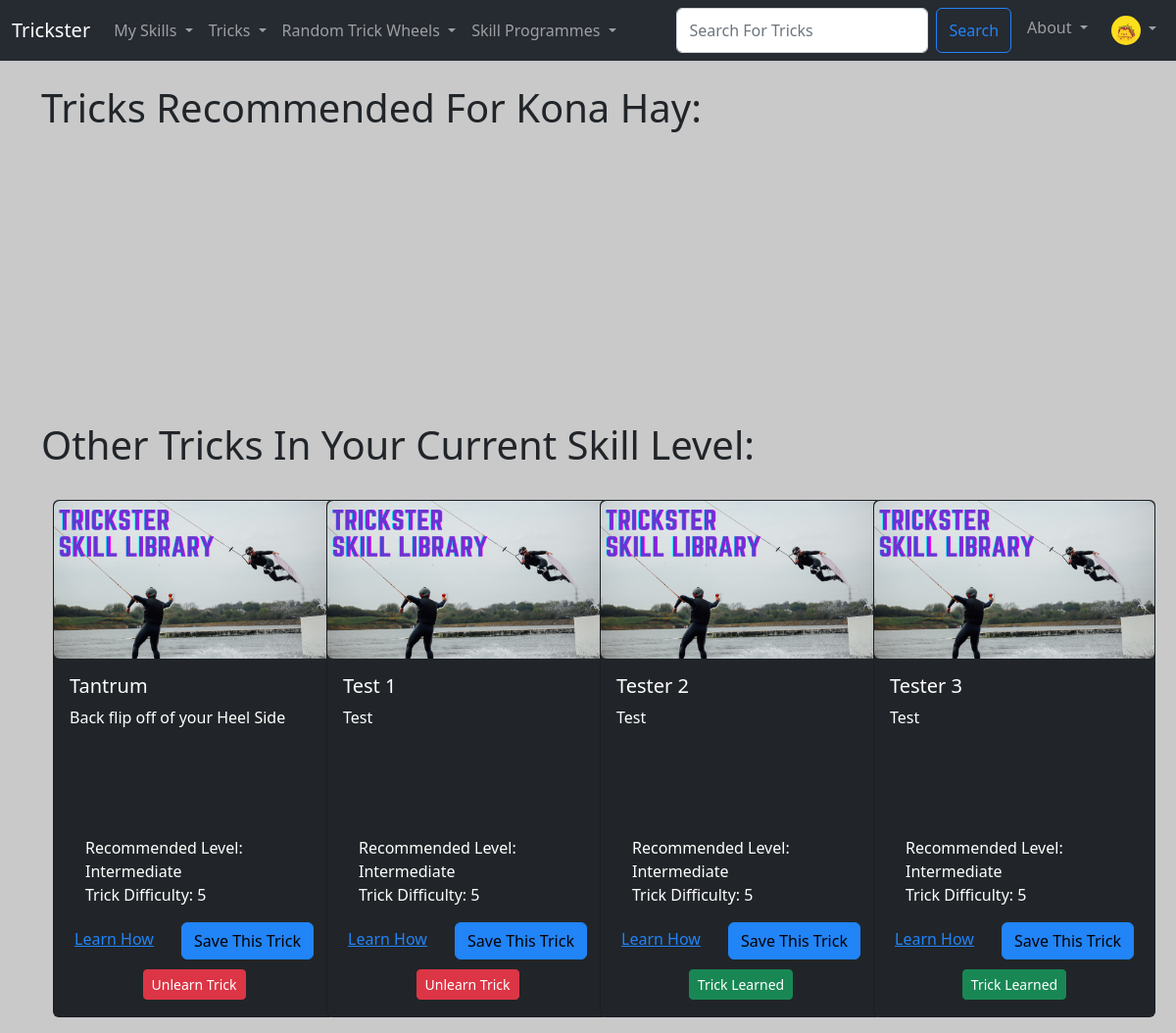
The page /recommend_trick/1 (signed in) on the database its author committed.
### Users/models.py (models this page shows, shortened)
class Trickster_User(AbstractBaseUser, PermissionsMixin):
  UserID = models.AutoField(primary_key=True)
  Email = models.EmailField(('Email Address'), unique=True)
  Username = models.CharField(('Username'),max_length=25, unique=True)
  FirstName = models.CharField(('First Name'),max_length=25)
  LastName = models.CharField(('Last Name'),max_length=25)
  DateOfJoining = models.DateField(default=timezone.now)
  is_staff = models.BooleanField(default=False)
  is_active = models.BooleanField(default=True)
  objects = CustomUserManager()
  USERNAME_FIELD = 'Email'
  REQUIRED_FIELDS = ['Username', 'FirstName', 'LastName']
  def __str__(self):
      return self.FirstName + ' ' + self.LastName

class User_Profile(models.Model):
  User = models.OneToOneField(Trickster_User, on_delete=models.CASCADE)
  ProfilePhoto = models.ImageField(null=True, blank=True, upload_to="images/profile")
  SkillLevel = models.ForeignKey(SkillLevel, default=get_default_skill_level, blank=True, null=True, on_delete=models.CASCADE)
  LearnedTricks  = models.ManyToManyField(Trick, related_name='learned_trick', blank=True)
  UserDifficultyLevel = models.PositiveIntegerField(default=1, null=True, validators=[MinValueValidator(1), MaxValueValidator(10)])
  Follows =  models.ManyToManyField('self', related_name='followed_by', symmetrical=False, blank=True)

### TricksterMain/models.py (models this page shows)
class Trick (models.Model):
    TrickID = models.AutoField(primary_key=True)
    TrickName = models.CharField(max_length=25)
    TrickDiscription = models.TextField(blank=True)
    TrickHowTo = models.TextField(blank=True)
    TrickRecLevel = models.ForeignKey(SkillLevel, blank=True, null=True, on_delete=models.CASCADE)
    TrickDifficulty = models.PositiveIntegerField(null=True, validators=[MinValueValidator(1), MaxValueValidator(10)])
    TrickImg = models.ImageField(null=True, blank=True, upload_to="images/")
    def __str__(self):
        return self.TrickName

class SkillLevel (models.Model):
    SkillLevelID = models.AutoField(primary_key=True)
    SkillLevelName = models.CharField(max_length=25)
    def __str__(self):
        return self.SkillLevelName

### TricksterMain/views.py (the view)
# urls.py: path('recommend_trick/<int:pk>', views.recommend_trick, name='recommend-trick'),
def recommend_trick(request, pk):
  if request.user.is_authenticated:
    profile = User_Profile.objects.get(User_id=pk)
    user_skill_level = profile.SkillLevel
    user_ability = profile.UserDifficultyLevel
    user_learned_tricks = profile.LearnedTricks
    filters = models.Q()
    filters &= models.Q(TrickRecLevel=user_skill_level) & models.Q(TrickDifficulty=user_ability)
    recommend_tricks = Trick.objects.filter(filters).order_by('TrickName')
    return render(request, 'main/recommend_trick.html', {'recommend_tricks': recommend_tricks, 'profile': profile,})
  else:
    messages.success(request, ("You Must Be Logged In To See This Page!"))
    return HttpResponseRedirect('/home')

### TricksterMain/templates/main/recommend_trick.html (shortened to what this page needs)
{% extends 'main/base.html' %}
{% load static %}
{% block content  %}
  {% if profile %}
    <h1>Tricks Recommended For {{ profile.User }}:</h1>
    <h1>Other Tricks In Your Current Skill Level:</h1>
    <div class="container-md">
      <div class="row row-cols-1 row-cols-sm-2 row-cols-md-3 row-cols-xl-4 g-4">
        {% for trick in recommend_tricks %}
          <div class="col-sm">
            <div class="card text-bg-dark mb-3" style="width: 18rem; height: 33rem;">
              {% if trick.TrickImg %}
                <img src="{{ trick.TrickImg.url }}" class="img-fluid rounded" alt="trick cover image">
              {% else %}
                <img src="{% static 'trickster/images/TrickListDefault.png' %}" class="img-fluid rounded" alt="default trick cover image">
              {% endif %}
              <div class="card-body">
                <h5 class="card-title">{{ trick }}</h5>
                <p class="card-text">{{ trick.TrickDiscription|truncatechars:180 }}</p>
              </div>
              <ul class="list-group-dark list-group-flush">
                <li class="list-group-item">Recommended Level: {{ trick.TrickRecLevel }}</li>
                <li class="list-group-item">Trick Difficulty: {{ trick.TrickDifficulty }}</li>
              </ul>
              <div class="card-body-dark text-center gap-3" style="height: 3rem">
                <a href="{% url 'show-trick' trick.TrickID %}" class="card-link me-md-4">Learn How</a>
                <a href="#" class="btn btn-primary">Save This Trick</a>
              </div>
              <div class="card-body-dark text-center gap-3" style="height: 3rem">
                {% include 'components/learned_trick_button.html' with learned_tricks=profile.LearnedTricks user=user trick=trick %}
              </div>
            </div>
          </div>
        {% endfor %}
      </div>
    </div>
  {% endif %}
{% endblock %}

### TricksterMain/templates/components/navbar.html (shortened to what this page needs)
{% load static %}
<nav class="navbar navbar-expand-lg navbar-dark bg-tricksterdark">
  <div class="container-fluid">
    <a class="navbar-brand" href="{%url 'home'%}">Trickster</a>
    <div class="collapse navbar-collapse" id="navbarSupportedContent">
      <ul class="navbar-nav me-auto mb-2 mb-lg-0">
        <li class="nav-item dropdown">
          <a class="nav-link dropdown-toggle" href="#" id="mySkillsDropdown" role="button" data-bs-toggle="dropdown" aria-expanded="false">
            My Skills
          </a>
        </li>
        <li class="nav-item dropdown">
          <a class="nav-link dropdown-toggle" href="#" id="tricksDropdown" role="button" data-bs-toggle="dropdown" aria-expanded="false">
            Tricks
          </a>
        </li>
        <li class="nav-item dropdown">
          <a class="nav-link dropdown-toggle" href="#" id="randomDropdown" role="button" data-bs-toggle="dropdown" aria-expanded="false">
            Random Trick Wheels
          </a>
        </li>
        <li class="nav-item dropdown">
          <a class="nav-link dropdown-toggle" href="#" id="tricksDropdown" role="button" data-bs-toggle="dropdown" aria-expanded="false">
            Skill Programmes
          </a>
        </li>
      </ul>
      <div class="navbar-nav ml-auto gap-2">
        <form class="d-flex" method="POST" action="{% url 'search-trick' %}">
          <input class="form-control me-2 input-sm" type="search" placeholder="Search For Tricks" aria-label="Search" name="trick_searched">
          <button class="btn btn-outline-primary" type="submit">Search</button>
        </form>
        <li class="nav-item dropdown">
          <a class="nav-link dropdown-toggle" href="#" id="tricksDropdown" role="button" data-bs-toggle="dropdown" aria-expanded="false">
            About
          </a>
        </li>
        {% if user.is_authenticated %}
        <li class="nav-item dropdown">
          <a class="nav-link dropdown-toggle" href="#" id="navbarScrollingDropdown" role="button" data-bs-toggle="dropdown" aria-expanded="false">
            {% if request.user.user_profile.ProfilePhoto.url %}
              <img
              class="rounded-circle"
              height="30"
              src="{{ request.user.user_profile.ProfilePhoto.url }}"
              alt="User Profile Image"
              />
            {% endif %}
          </a>
        </li>
        {% else %}
          <li class="nav-item">
            <a class="nav-link" href="{%url 'login'%}">Login</a>
          </li>
        {% endif %}
      </div>
    </div>
  </div>
</nav>

### TricksterMain/templates/components/learned_trick_button.html (shortened to what this page needs)
{% if user.is_authenticated %}
  <div class="card-body-dark text-center gap-3" style="height: 3rem">
    {% if trick in learned_tricks.all %}
      <form action="{% url 'unlearn-trick' request.user.UserID %}" method="POST">
        <button type="submit", name="trick_id", value="{{trick.TrickID}}", class="btn btn-danger btn-sm">Unlearn Trick</button>
      </form>
    {% else %}
      <form action="{% url 'learned-trick' request.user.UserID %}" method="POST">
        <button type="submit", name="trick_id", value="{{trick.TrickID}}", class="btn btn-success btn-sm">Trick Learned</button>
      </form>
    {% endif %}
  </div>
{% endif %}

### TricksterMain/templates/main/base.html (style rules this page uses)
body { background: #c9c9c9 }

### rows shown on the page
Trickster_User: user.user_profile.ProfilePhoto (picture)
User_Profile: User "Kona Hay"
Trick: TrickName "Tantrum", TrickDiscription "Back flip off of your Heel Side", TrickRecLevel "Intermediate", TrickDifficulty "5", {{ trick.TrickID }} 27 (drawn)
Trick: TrickName "Test 1", TrickDiscription "Test", TrickRecLevel "Intermediate", TrickDifficulty "5", {{ trick.TrickID }} 28 (drawn)
Trick: TrickName "Tester 2", TrickDiscription "Test", TrickRecLevel "Intermediate", TrickDifficulty "5", {{ trick.TrickID }} 29 (drawn)
Trick: TrickName "Tester 3", TrickDiscription "Test", TrickRecLevel "Intermediate", TrickDifficulty "5", {{ trick.TrickID }} 30 (drawn)
